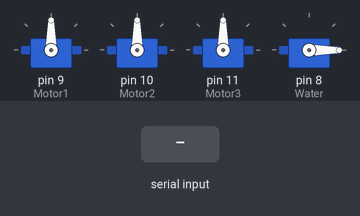
The sketch below on a simulated Arduino Uno, built with avr-gcc and run on an emulated ATmega328P. Parts: 4 × servo. The inputs (shaded band) are chosen by the test bench.

Above: at 1.2 s.
1.3 s: "200\n" received over Serial
At 3.6 s:
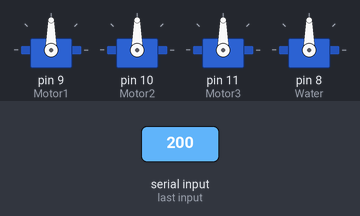
Timing chart, 0 to 9.8 s (numbered marks = the images above; inputs shaded):
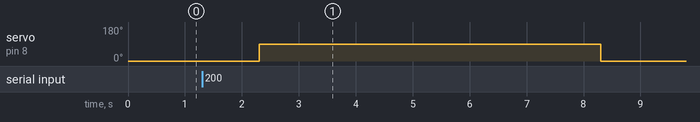

Measured:
- after the input at 1.3 s, servo on pin 8 (Water): 0° → 90° after 1.0 s, → 0° 6.0 s later

The sketch:

arduinocode.ino
```cpp
#include <Servo.h>

//Set up the servo motors
Servo Motor1, Motor2, Motor3, Water;

void setup() {
  Serial.begin(9600); //set up serial monitor to be used for reading in
  Motor1.attach(9);   // Setup a servo for pills in pin 9
  Motor2.attach(10);   // Setup a servo for pills in pin 10
  Motor3.attach(11);   // Setup a servo for pills in pin 11
  Water.attach(8);     // Setup a servo for the water in pin 8
  // Make sure everything is off and closed
  Motor1.write(90);
  Motor2.write(90);
  Motor3.write(90);
  Water.write(0);
}

void loop() {
  // Will be used to determine if any pills have been dispensed
  bool water = false;

  int num(0), num1(0), num2(0), one(0), two(0), three(0), n(0), n1(0), n2(0);

  // Initialize the input to ""
  String value = "";

  // Make sure everything is stopped
  Motor1.write(90);
  Motor2.write(90);
  Motor3.write(90);

  // Because of how fast the serial data gets sent from the python file it is all read as one string
  if (Serial.available()) {         // If the serial monitor is open then read it
    value = Serial.readString();    // Read in the string from the serial

    // Now we have to do some computation to determine what motors to turn on and for how long
    // We are assisted in the fact that a motor will not be told to turn on before a motor after it
    // i.e. Motor 3 will not be told to turn on before Motor 1, therefore if Motor 1 needs to be on it will always be
    //      in the first position
    // There will be three cases: one motor told to be on, two motors told to be on, or all three motors told to be on

    // n corresponds to which motor to turn on
    // num corresponds to the number of pills being sent
    if (value.length() == 2) {
      n = value.toInt() / 10;
      num = value.toInt() % 10;
    }
    else if (value.length() == 4) {
      one = value.substring(0, 2).toInt();
      n = one / 10;
      num = one % 10;
      two = value.substring(2).toInt();
      n1 = two / 10;
      num1 = two % 10;
    }
    else if (value.length() == 6) {
      one = value.substring(0, 2).toInt();
      n = one / 10;
      num = one % 10;
      two = value.substring(2, 4).toInt();
      n1 = two / 10;
      num1 = two % 10;
      three = value.substring(4).toInt();
      n2 = three / 10;
      num2 = three % 10;
    }
  }

  // All of the if statements behave similarly to the following

  if (n == 1) {             // Will read a one from the parent python program
    Motor1.write(0);        // Turn the motor on
    delay(1300 * num);      // Wait one rotation for each pill
    Motor1.write(90);       // Turn the motor off
    n = 0;                  // Set n back to 0 so it doesn't enter again
    num = 0;                // Set the number of pills back to 0
    water = true;           // Allow the water to turn on since a pill has been dispensed
  }
  if (n == 2) {
    Motor2.write(0);
    delay(1300 * num);
    Motor2.write(90);
    n = 0;
    num = 0;
    water = true;
  }
  else if (n1 == 2) {
    Motor2.write(0);
    delay(1300 * num1);
    Motor2.write(90);
    n1 = 0;
    num1 = 0;
    water = true;
  }
  if (n == 3) {
    Motor3.write(0);
    delay(1300 * num);
    Motor3.write(90);
    n = 0;
    num = 0;
    water = true;
  }
  else if (n1 == 3) {
    Motor3.write(0);
    delay(1300 * num1);
    Motor3.write(90);
    n1 = 0;
    num1 = 0;
    water = true;
  }
  else if (n2 == 3) {
    Motor3.write(0);
    delay(1300 * num2);
    Motor3.write(90);
    n2 = 0;
    num2 = 0;
    water = true;
  }
  if (water) {
    Water.write(90);
    delay(6000);            // A decent amount of water took about six seconds of dispensing
    Water.write(0);
    water = false;
  }
}
```
